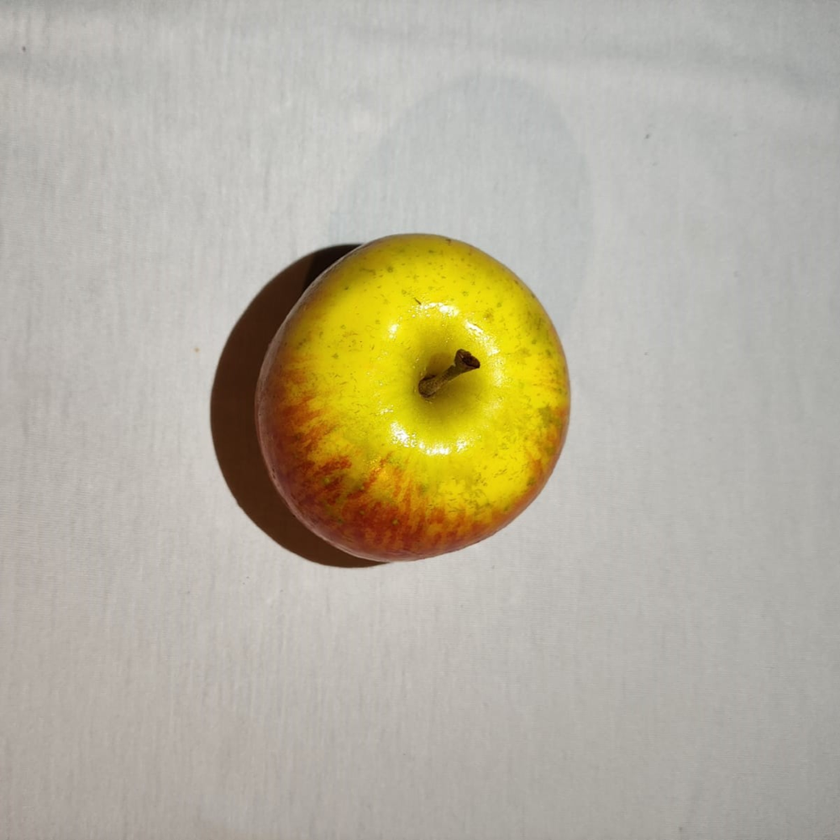
#> input picture dataset/apple/6-01-V2-W.png, 840 x 840 px, shrunk from 1000 x 1000 before the run; its folder holds only this picture in this run
$ python dataset_augmentation.py
#> lines starting #> are read from the running program, lines starting #| are printed output that depends on the picture
"""
Dataset Augmentation Script for Fruit Classification Project

This script applies three augmentation techniques to all images in the dataset:
1. Image Logarithm - Enhances darker regions
2. Image Exponential - Enhances brighter regions
3. Mean Filter Using Convolution - Smooths noise

Author: Generated for PDI Project
Date: July 2025
"""

import os
import cv2
import numpy as np
from pathlib import Path
import logging
from tqdm import tqdm

# Setup logging
logging.basicConfig(
    level=logging.INFO, format="%(asctime)s - %(levelname)s - %(message)s"
)
logger = logging.getLogger(__name__)


class DatasetAugmenter:
    def __init__(self, input_dir, output_dir):
        """
        Initialize the dataset augmenter

        Args:
            input_dir (str): Path to the original dataset directory
            output_dir (str): Path to save augmented images
        """
        self.input_dir = Path(input_dir)
        self.output_dir = Path(output_dir)
        self.output_dir.mkdir(exist_ok=True)

    def image_logarithm(self, image):
        """
        Apply logarithmic transformation to enhance darker regions

        Args:
            image (numpy.ndarray): Input image

        Returns:
            numpy.ndarray: Logarithmically transformed image
        """
        # Convert to float to avoid overflow
        image_float = image.astype(np.float32)

        # Add 1 to avoid log(0) and apply logarithm
        log_image = np.log(image_float + 1)

        # Normalize to 0-255 range
        log_image = (log_image / np.max(log_image)) * 255

        return log_image.astype(np.uint8)

    def image_exponential(self, image, gamma=0.5):
        """
        Apply exponential (gamma) transformation to enhance brighter regions

        Args:
            image (numpy.ndarray): Input image
            gamma (float): Gamma value for transformation (< 1 enhances bright regions)

        Returns:
            numpy.ndarray: Exponentially transformed image
        """
        # Normalize image to 0-1 range
        normalized = image.astype(np.float32) / 255.0

        # Apply gamma transformation
        gamma_corrected = np.power(normalized, gamma)

        # Convert back to 0-255 range
        exp_image = (gamma_corrected * 255).astype(np.uint8)

        return exp_image

    def mean_filter_convolution(self, image, kernel_size=5):
        """
        Apply mean filter using convolution to smooth the image

        Args:
            image (numpy.ndarray): Input image
            kernel_size (int): Size of the mean filter kernel

        Returns:
            numpy.ndarray: Filtered image
        """
        # Create mean filter kernel
        kernel = np.ones((kernel_size, kernel_size), np.float32) / (
            kernel_size * kernel_size
        )

        # Apply convolution for each channel if image is colored
        if len(image.shape) == 3:
            filtered_image = np.zeros_like(image)
            for i in range(image.shape[2]):
                filtered_image[:, :, i] = cv2.filter2D(image[:, :, i], -1, kernel)
        else:
            filtered_image = cv2.filter2D(image, -1, kernel)

        return filtered_image.astype(np.uint8)

    def process_single_image(self, image_path, output_folder):
        """
        Process a single image with all augmentation techniques

        Args:
            image_path (Path): Path to the input image
            output_folder (Path): Output folder for augmented images
        """
        try:
            # Read the original image
            image = cv2.imread(str(image_path))
            if image is None:
                logger.warning(f"Could not read image: {image_path}")
                return

            # Get filename without extension
            filename_stem = image_path.stem
            filename_ext = image_path.suffix

            # Apply augmentations
            log_image = self.image_logarithm(image)
            exp_image = self.image_exponential(image)
            mean_filtered = self.mean_filter_convolution(image)

            # Save augmented images with descriptive suffixes
            log_path = output_folder / f"{filename_stem}_log{filename_ext}"
            exp_path = output_folder / f"{filename_stem}_exp{filename_ext}"
            mean_path = output_folder / f"{filename_stem}_mean{filename_ext}"

            cv2.imwrite(str(log_path), log_image)
            cv2.imwrite(str(exp_path), exp_image)
            cv2.imwrite(str(mean_path), mean_filtered)

            # Original images are not saved - only augmented versions
            logger.debug(f"Processed: {image_path.name}")

        except Exception as e:
            logger.error(f"Error processing {image_path}: {str(e)}")

    def augment_dataset(self):
        """
        Process the entire dataset applying all augmentation techniques
        """
        logger.info(
            f"Starting dataset augmentation from {self.input_dir} to {self.output_dir}"
        )

        # Get all fruit categories (subdirectories)
        fruit_categories = [d for d in self.input_dir.iterdir() if d.is_dir()]

        total_images = 0
        for category in fruit_categories:
            image_files = (
                list(category.glob("*.png"))
                + list(category.glob("*.jpg"))
                + list(category.glob("*.jpeg"))
            )
            total_images += len(image_files)
#> pass 2 of the loop in augment_dataset, `for category in fruit_categories:`:

        logger.info(
            f"Found {len(fruit_categories)} categories with {total_images} total images"
        )

        # Process each category
        with tqdm(total=total_images, desc="Augmenting images") as pbar:
            for category_folder in fruit_categories:
                category_name = category_folder.name
                logger.info(f"Processing category: {category_name}")

                # Create output folder for this category
                output_category_folder = self.output_dir / category_name
                output_category_folder.mkdir(exist_ok=True)

                # Get all image files in this category
                image_files = (
                    list(category_folder.glob("*.png"))
                    + list(category_folder.glob("*.jpg"))
                    + list(category_folder.glob("*.jpeg"))
                )

                # Process each image
                for image_path in image_files:
                    self.process_single_image(image_path, output_category_folder)
#> in process_single_image, image is the input picture: shape (840, 840, 3); mean B, G, R 156.8, 176.2, 182.5
#> in image_logarithm, `log_image = np.log(image_float + 1)`:
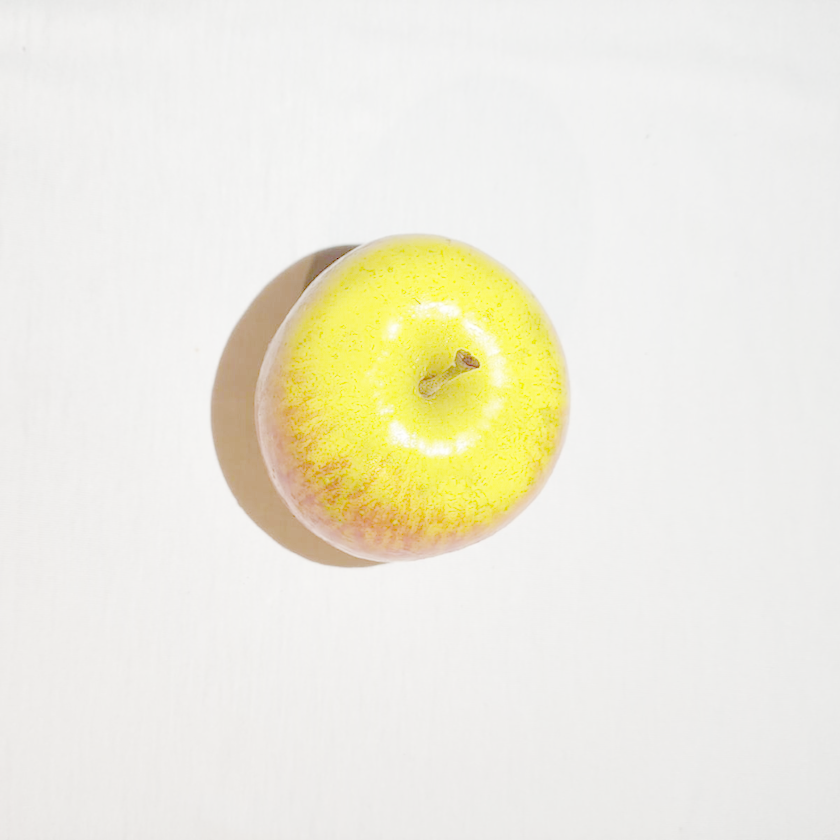
#> log_image: shape (840, 840, 3) float32; mean B, G, R 4.84, 5.15, 5.21; drawn with min black and max white
#> in image_exponential, `gamma_corrected = np.power(normalized, gamma)`:
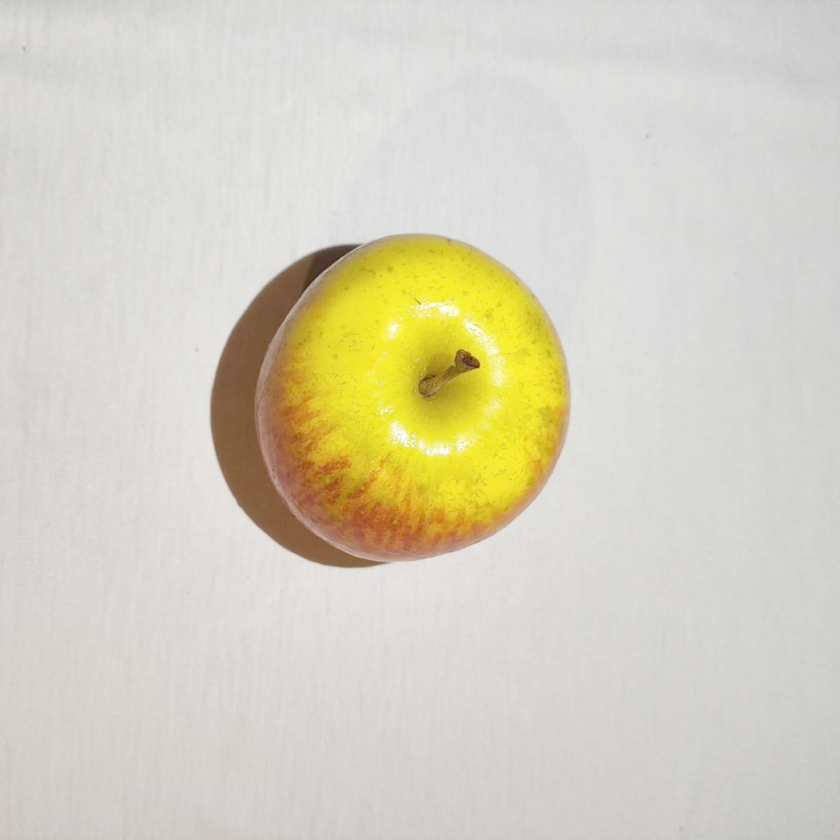
#> gamma_corrected: shape (840, 840, 3) float32; mean B, G, R 0.756, 0.826, 0.842
                    pbar.update(1)
#> pass 2 of the loop in augment_dataset, `for category_folder in fruit_categories:`:
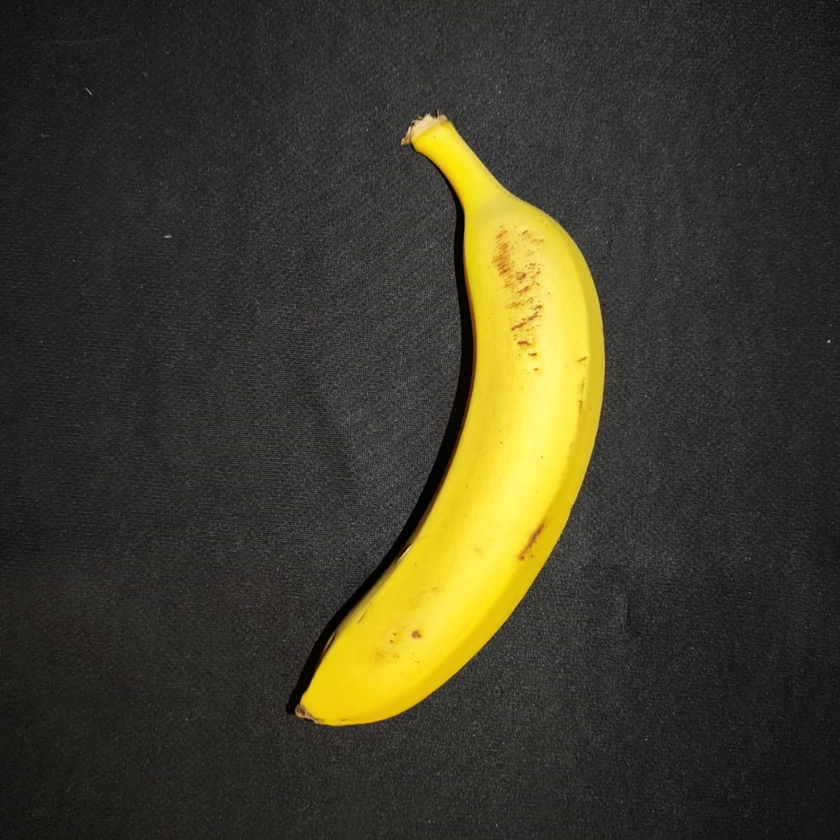
#> input picture dataset/banana/5-01-V1-B.png, 840 x 840 px, shrunk from 1000 x 1000 before the run
#> in process_single_image, image is the input picture: shape (840, 840, 3); mean B, G, R 42.7, 61.4, 64.8
#> in image_logarithm (call 2), `log_image = np.log(image_float + 1)`:
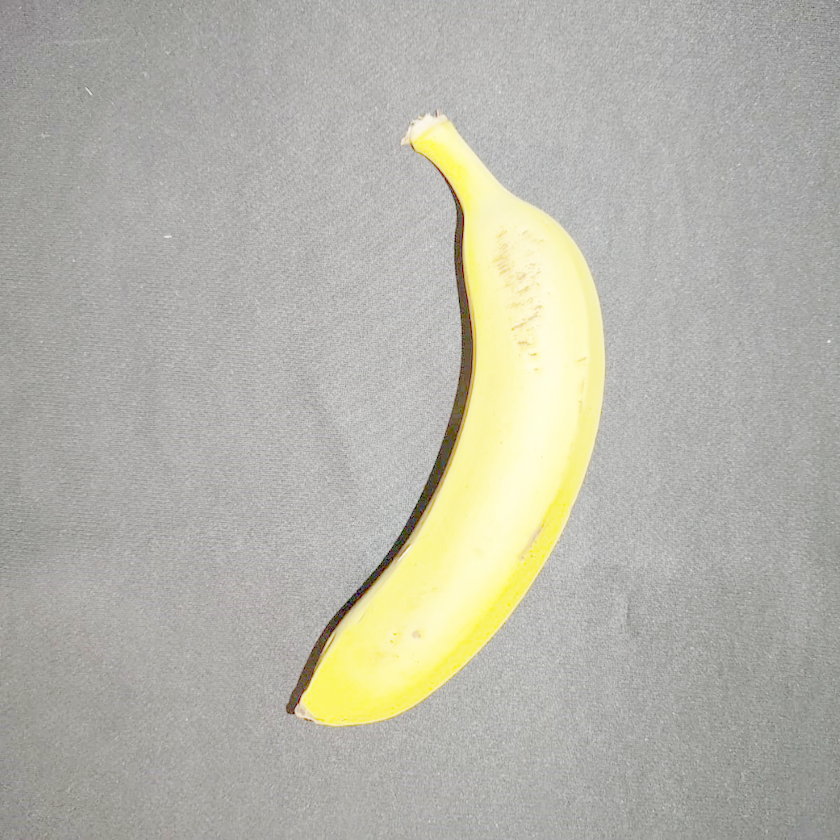
#> log_image: shape (840, 840, 3) float32; mean B, G, R 3.7, 3.92, 3.95; drawn with min black and max white
#> in image_exponential (call 2), `gamma_corrected = np.power(normalized, gamma)`:
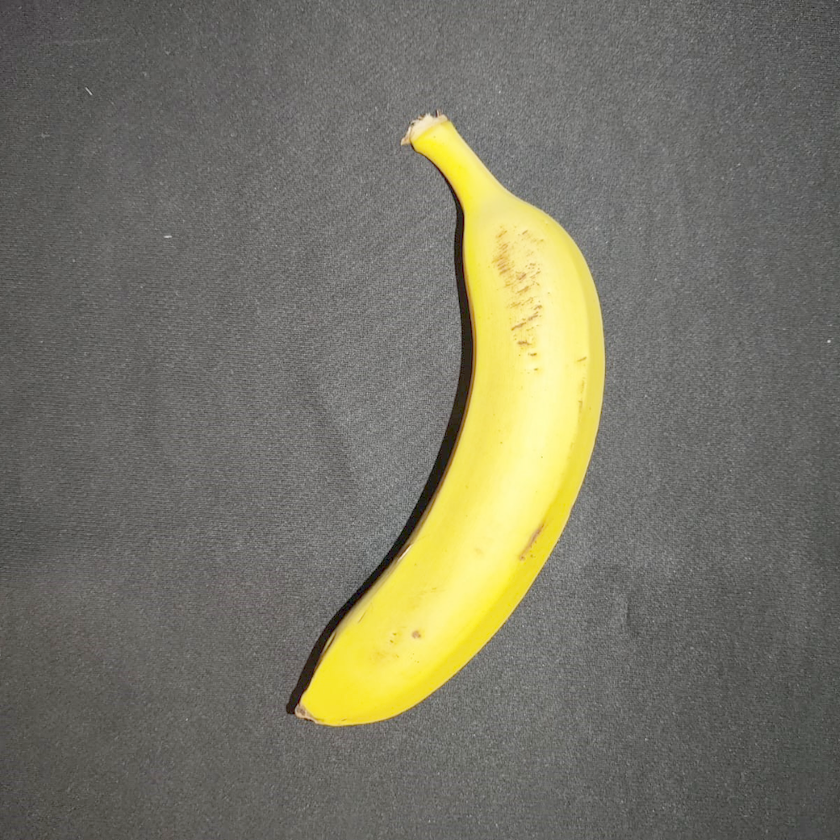
#> gamma_corrected: shape (840, 840, 3) float32; mean B, G, R 0.401, 0.462, 0.471

        logger.info("Dataset augmentation completed successfully!")

        # Print summary statistics
        self.print_summary()

    def print_summary(self):
        """Print summary of augmentation results"""
        logger.info("\n" + "=" * 50)
        logger.info("AUGMENTATION SUMMARY")
        logger.info("=" * 50)

        for category_folder in self.output_dir.iterdir():
            if category_folder.is_dir():
                image_count = len(
                    list(category_folder.glob("*.png"))
                    + list(category_folder.glob("*.jpg"))
                    + list(category_folder.glob("*.jpeg"))
                )
                logger.info(f"{category_folder.name}: {image_count} images")
#> pass 2 of the loop in print_summary, `for category_folder in self.output_dir.iterdir():`:

        logger.info("=" * 50)


def main():
    """Main function to run the augmentation process"""

    # Define paths
    input_dataset_dir = "dataset"
    output_dataset_dir = "augmented_dataset_processed"

    # Check if input directory exists
    if not Path(input_dataset_dir).exists():
        logger.error(f"Input directory '{input_dataset_dir}' does not exist!")
        logger.info(
            "Please make sure you're running this script from the project root directory."
        )
        return

    # Create augmenter instance
    augmenter = DatasetAugmenter(input_dataset_dir, output_dataset_dir)

    # Run augmentation
    try:
        augmenter.augment_dataset()
        logger.info(
            f"\nAugmentation complete! Check the '{output_dataset_dir}' folder for results."
        )
        logger.info("Each original image now has 3 augmented versions:")
        logger.info("  - *_log.png: Logarithmic transformation")
        logger.info("  - *_exp.png: Exponential transformation")
        logger.info("  - *_mean.png: Mean filter applied")

    except Exception as e:
        logger.error(f"Augmentation failed: {str(e)}")


if __name__ == "__main__":
    main()
